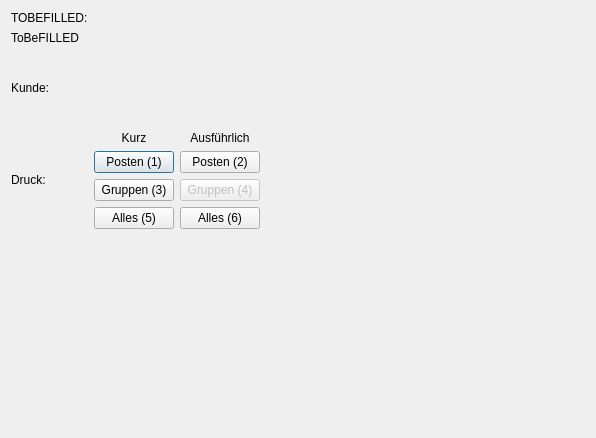
<?xml version="1.0" encoding="UTF-8"?>
<ui version="4.0">
 <class>generalPrintPage</class>
 <widget class="GeneralPrintPage" name="generalPrintPage">
  <property name="geometry">
   <rect>
    <x>0</x>
    <y>0</y>
    <width>596</width>
    <height>438</height>
   </rect>
  </property>
  <property name="windowTitle">
   <string>Dialog</string>
  </property>
  <layout class="QVBoxLayout" name="verticalLayout_4">
   <item>
    <layout class="QHBoxLayout" name="horizontalLayout">
     <item>
      <layout class="QGridLayout" name="gridLayout">
       <item row="2" column="1">
        <layout class="QVBoxLayout" name="verticalLayout">
         <item>
          <widget class="QLabel" name="salutation">
           <property name="text">
            <string/>
           </property>
          </widget>
         </item>
         <item>
          <widget class="QLabel" name="name">
           <property name="text">
            <string/>
           </property>
          </widget>
         </item>
         <item>
          <widget class="QLabel" name="street">
           <property name="text">
            <string/>
           </property>
          </widget>
         </item>
         <item>
          <widget class="QLabel" name="place">
           <property name="text">
            <string/>
           </property>
          </widget>
         </item>
        </layout>
       </item>
       <item row="0" column="0">
        <widget class="QLabel" name="typeNumber">
         <property name="text">
          <string>TOBEFILLED:</string>
         </property>
        </widget>
       </item>
       <item row="0" column="1">
        <widget class="QLabel" name="number">
         <property name="text">
          <string/>
         </property>
        </widget>
       </item>
       <item row="1" column="0">
        <widget class="QLabel" name="typeDate">
         <property name="text">
          <string>ToBeFILLED</string>
         </property>
        </widget>
       </item>
       <item row="2" column="0">
        <widget class="QLabel" name="label">
         <property name="text">
          <string>Kunde:</string>
         </property>
        </widget>
       </item>
       <item row="1" column="1">
        <widget class="QLabel" name="date">
         <property name="text">
          <string/>
         </property>
        </widget>
       </item>
       <item row="3" column="0">
        <widget class="QLabel" name="label_2">
         <property name="text">
          <string>Druck:</string>
         </property>
        </widget>
       </item>
       <item row="3" column="1">
        <layout class="QHBoxLayout" name="horizontalLayout_4">
         <item>
          <layout class="QVBoxLayout" name="verticalLayout_2">
           <item>
            <widget class="QLabel" name="label_3">
             <property name="text">
              <string>Kurz</string>
             </property>
             <property name="alignment">
              <set>Qt::AlignCenter</set>
             </property>
            </widget>
           </item>
           <item>
            <widget class="QPushButton" name="positionsShort">
             <property name="text">
              <string>Posten (1)</string>
             </property>
            </widget>
           </item>
           <item>
            <widget class="QPushButton" name="groupsShort">
             <property name="enabled">
              <bool>true</bool>
             </property>
             <property name="text">
              <string>Gruppen (3)</string>
             </property>
            </widget>
           </item>
           <item>
            <widget class="QPushButton" name="allShort">
             <property name="text">
              <string>Alles (5)</string>
             </property>
            </widget>
           </item>
          </layout>
         </item>
         <item>
          <layout class="QVBoxLayout" name="verticalLayout_3">
           <item>
            <widget class="QLabel" name="label_4">
             <property name="text">
              <string>Ausführlich</string>
             </property>
             <property name="alignment">
              <set>Qt::AlignCenter</set>
             </property>
            </widget>
           </item>
           <item>
            <widget class="QPushButton" name="positionsLong">
             <property name="text">
              <string>Posten (2)</string>
             </property>
            </widget>
           </item>
           <item>
            <widget class="QPushButton" name="groupsLong">
             <property name="enabled">
              <bool>false</bool>
             </property>
             <property name="text">
              <string>Gruppen (4)</string>
             </property>
            </widget>
           </item>
           <item>
            <widget class="QPushButton" name="allLong">
             <property name="text">
              <string>Alles (6)</string>
             </property>
            </widget>
           </item>
          </layout>
         </item>
        </layout>
       </item>
      </layout>
     </item>
     <item>
      <spacer name="horizontalSpacer">
       <property name="orientation">
        <enum>Qt::Horizontal</enum>
       </property>
       <property name="sizeHint" stdset="0">
        <size>
         <width>40</width>
         <height>20</height>
        </size>
       </property>
      </spacer>
     </item>
    </layout>
   </item>
   <item>
    <spacer name="verticalSpacer">
     <property name="orientation">
      <enum>Qt::Vertical</enum>
     </property>
     <property name="sizeHint" stdset="0">
      <size>
       <width>20</width>
       <height>137</height>
      </size>
     </property>
    </spacer>
   </item>
  </layout>
 </widget>
 <customwidgets>
  <customwidget>
   <class>GeneralPrintPage</class>
   <extends>QDialog</extends>
   <header>pages/general_print_page.h</header>
   <container>1</container>
  </customwidget>
 </customwidgets>
 <resources/>
 <connections/>
</ui>
